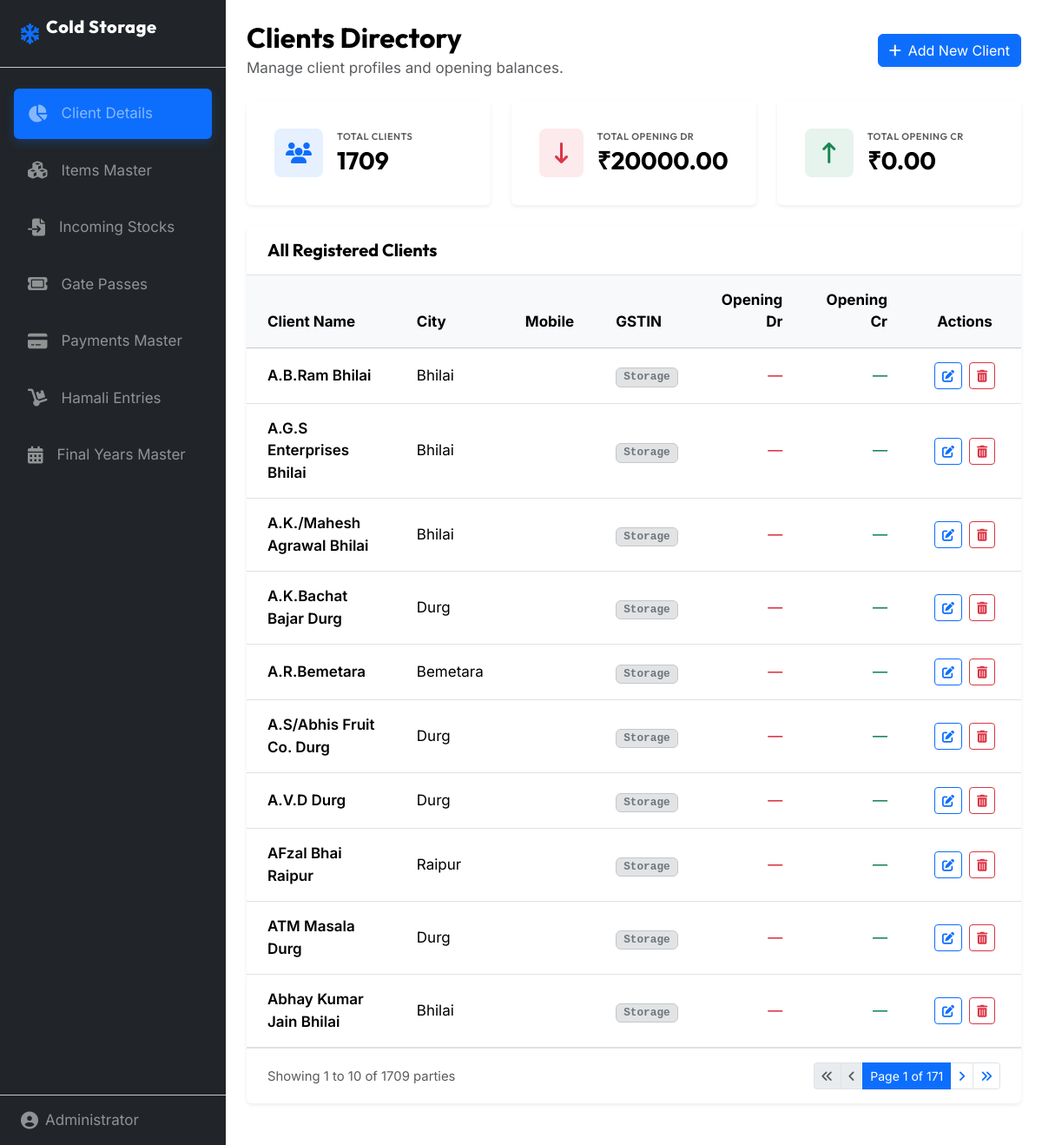
The page / on the database its author committed.
### master/models.py (models this page shows, shortened)
class ClientDetails(models.Model):
    client_name = models.CharField(max_length=200, primary_key=True, db_column='partyname', verbose_name="Name")
    address = models.TextField(blank=True, null=True, verbose_name="Address")
    area = models.CharField(max_length=100, blank=True, null=True, verbose_name="Area")
    client_type = models.CharField(max_length=100, blank=True, null=True, verbose_name="Client Type")
    phone = models.CharField(max_length=15, blank=True, null=True, verbose_name="Phone")
    mobile = models.CharField(max_length=15, blank=True, null=True, verbose_name="Mobile")
    opdr = models.DecimalField(max_digits=12, decimal_places=2, default=0.00, verbose_name="OpDr")
    opcr = models.DecimalField(max_digits=12, decimal_places=2, default=0.00, verbose_name="OpCr")
    crlimit = models.DecimalField(max_digits=12, decimal_places=2, default=0.00, verbose_name="CrLimit")
    crdays = models.IntegerField(default=0, verbose_name="CrDays")
    class Meta:
        verbose_name = "Client Details"
        verbose_name_plural = "Client Details"
        db_table = 'master_clientdetails'
        ordering = ['client_name']
    @property
    def city(self):
        return self.area or ''
    @property
    def gst(self):
        return self.client_type or ''

### master/views.py (the view, shortened to what this page needs)
# urls.py: path('', views.dashboard, name='dashboard'),
def dashboard(request):
    search_query = request.GET.get('search', '').strip()
    client_details_list = ClientDetails.objects.all()
    stats = {
        'total_clients': client_details_list.count(),
        'total_debit': client_details_list.aggregate(total=Sum('opdr'))['total'] or 0.00,
        'total_credit': client_details_list.aggregate(total=Sum('opcr'))['total'] or 0.00,
    }
    paginator = Paginator(client_details_list, 10)
    page_number = request.GET.get('page')
    page_obj = paginator.get_page(page_number)
    context = {
        'page_obj': page_obj,
        'search_query': search_query,
        'stats': stats,
    }
    return render(request, 'master/dashboard.html', context)

### templates/master/dashboard.html (shortened to what this page needs)
{% extends 'base.html' %}
{% load static %}
{% block content %}
<div class="d-flex flex-column flex-md-row justify-content-between align-items-start align-items-md-center mb-4 gap-3 animate-fade-in">
    <div>
        <h1 class="h2 fw-bold text-body-emphasis mb-1">Clients Directory</h1>
        <p class="text-muted mb-0">Manage client profiles and opening balances.</p>
    </div>
    <div>
        <a href="{% url 'client_details_create' %}" class="btn btn-primary d-flex align-items-center gap-2 shadow-sm" id="addClientHeaderBtn">
            <i class="fa-solid fa-plus"></i> Add New Client
        </a>
    </div>
</div>
<div class="row g-4 mb-4 animate-fade-in">
    <div class="col-12 col-md-4">
        <div class="card border-0 shadow-sm h-100 p-3 bg-body">
            <div class="card-body d-flex align-items-center gap-3">
                <div class="rounded-3 p-3 bg-primary bg-opacity-10 text-primary d-flex align-items-center justify-content-center" style="width: 56px; height: 56px;">
                    <i class="fa-solid fa-users fs-4"></i>
                </div>
                <div>
                    <h6 class="text-muted text-uppercase fw-semibold mb-1" style="font-size: 11px; letter-spacing: 0.5px;">Total Clients</h6>
                    <h3 class="fw-bold mb-0 text-body-emphasis" id="stat-total-clients">{{ stats.total_clients }}</h3>
                </div>
            </div>
        </div>
    </div>
    <div class="col-12 col-md-4">
        <div class="card border-0 shadow-sm h-100 p-3 bg-body">
            <div class="card-body d-flex align-items-center gap-3">
                <div class="rounded-3 p-3 bg-danger bg-opacity-10 text-danger d-flex align-items-center justify-content-center" style="width: 56px; height: 56px;">
                    <i class="fa-solid fa-arrow-down-long fs-4"></i>
                </div>
                <div>
                    <h6 class="text-muted text-uppercase fw-semibold mb-1" style="font-size: 11px; letter-spacing: 0.5px;">Total Opening Dr</h6>
                    <h3 class="fw-bold mb-0 text-body-emphasis" id="stat-total-debit">₹{{ stats.total_debit|floatformat:2 }}</h3>
                </div>
            </div>
        </div>
    </div>
    <div class="col-12 col-md-4">
        <div class="card border-0 shadow-sm h-100 p-3 bg-body">
            <div class="card-body d-flex align-items-center gap-3">
                <div class="rounded-3 p-3 bg-success bg-opacity-10 text-success d-flex align-items-center justify-content-center" style="width: 56px; height: 56px;">
                    <i class="fa-solid fa-arrow-up-long fs-4"></i>
                </div>
                <div>
                    <h6 class="text-muted text-uppercase fw-semibold mb-1" style="font-size: 11px; letter-spacing: 0.5px;">Total Opening Cr</h6>
                    <h3 class="fw-bold mb-0 text-body-emphasis" id="stat-total-credit">₹{{ stats.total_credit|floatformat:2 }}</h3>
                </div>
            </div>
        </div>
    </div>
</div>
<div class="card border-0 shadow-sm mb-4 bg-body animate-fade-in">
    <div class="card-header bg-transparent border-bottom py-3 px-4 d-flex justify-content-between align-items-center flex-wrap gap-2">
        <h5 class="fw-bold mb-0 text-body-emphasis">All Registered Clients</h5>
    </div>
    <div class="card-body p-0">
        <div class="table-responsive">
            <table class="table table-hover align-middle mb-0" id="clientsTable">
                <thead class="table-light">
                    <tr>
                        <th class="py-3 px-4">Client Name</th>
                        <th class="py-3 px-4">City</th>
                        <th class="py-3 px-4">Mobile</th>
                        <th class="py-3 px-4">GSTIN</th>
                        <th class="py-3 px-4 text-end">Opening Dr</th>
                        <th class="py-3 px-4 text-end">Opening Cr</th>
                        <th class="py-3 px-4 text-center" style="width: 130px;">Actions</th>
                    </tr>
                </thead>
                <tbody>
                    {% for client in page_obj %}
                    <tr id="client-row-{{ client.pk|slugify }}" data-client-name="{{ client.client_name }}" data-opdr="{{ client.opdr }}" data-opcr="{{ client.opcr }}">
                        <td class="py-3 px-4 fw-semibold text-body-emphasis">{{ client.client_name }}</td>
                        <td class="py-3 px-4">{{ client.city }}</td>
                        <td class="py-3 px-4">{{ client.mobile }}</td>
                        <td class="py-3 px-4">
                            {% if client.gst %}
                                <span class="badge bg-secondary-subtle text-secondary border border-secondary-subtle font-monospace px-2 py-1">{{ client.gst }}</span>
                            {% else %}
                                <span class="text-muted">—</span>
                            {% endif %}
                        </td>
                        <td class="py-3 px-4 text-end text-danger fw-medium">
                            {% if client.opdr > 0 %}
                                ₹{{ client.opdr|floatformat:2 }}
                            {% else %}
                                —
                            {% endif %}
                        </td>
                        <td class="py-3 px-4 text-end text-success fw-medium">
                            {% if client.opcr > 0 %}
                                ₹{{ client.opcr|floatformat:2 }}
                            {% else %}
                                —
                            {% endif %}
                        </td>
                        <td class="py-3 px-4 text-center">
                            <div class="d-flex justify-content-center gap-2">
                                <a href="{% url 'client_details_update' client.pk %}" class="btn btn-sm btn-outline-primary" title="Edit Client">
                                    <i class="fa-solid fa-pen-to-square"></i>
                                </a>
                                <button type="button" class="btn btn-sm btn-outline-danger delete-btn"
                                        data-pk="{{ client.pk }}"
                                        data-name="{{ client.client_name }}"
                                        data-delete-url="{% url 'client_details_delete' client.pk %}"
                                        title="Delete Client">
                                    <i class="fa-solid fa-trash-can"></i>
                                </button>
                            </div>
                        </td>
                    </tr>
                    {% endfor %}
                </tbody>
            </table>
        </div>
    </div>
    {% if page_obj.has_other_pages %}
    <div class="card-footer bg-transparent border-top py-3 px-4 d-flex flex-column flex-sm-row justify-content-between align-items-center gap-3">
        <span class="text-muted small">
            Showing {{ page_obj.start_index }} to {{ page_obj.end_index }} of {{ page_obj.paginator.count }} parties
        </span>
        <nav aria-label="Parties pagination">
            <ul class="pagination pagination-sm mb-0">
                {% if page_obj.has_previous %}
                    <li class="page-item">
                        <a href="?page=1{% if search_query %}&search={{ search_query }}{% endif %}" class="page-link"><i class="fa-solid fa-angles-left"></i></a>
                    </li>
                    <li class="page-item">
                        <a href="?page={{ page_obj.previous_page_number }}{% if search_query %}&search={{ search_query }}{% endif %}" class="page-link"><i class="fa-solid fa-angle-left"></i></a>
                    </li>
                {% else %}
                    <li class="page-item disabled"><span class="page-link"><i class="fa-solid fa-angles-left"></i></span></li>
                    <li class="page-item disabled"><span class="page-link"><i class="fa-solid fa-angle-left"></i></span></li>
                {% endif %}
                <li class="page-item active"><span class="page-link">Page {{ page_obj.number }} of {{ page_obj.paginator.num_pages }}</span></li>
                {% if page_obj.has_next %}
                    <li class="page-item">
                        <a href="?page={{ page_obj.next_page_number }}{% if search_query %}&search={{ search_query }}{% endif %}" class="page-link"><i class="fa-solid fa-angle-right"></i></a>
                    </li>
                    <li class="page-item">
                        <a href="?page={{ page_obj.paginator.num_pages }}{% if search_query %}&search={{ search_query }}{% endif %}" class="page-link"><i class="fa-solid fa-angles-right"></i></a>
                    </li>
                {% else %}
                    <li class="page-item disabled"><span class="page-link"><i class="fa-solid fa-angle-right"></i></span></li>
                    <li class="page-item disabled"><span class="page-link"><i class="fa-solid fa-angles-right"></i></span></li>
                {% endif %}
            </ul>
        </nav>
    </div>
    {% endif %}
</div>
{% endblock %}

### static/css/style.css (style rules this page uses)
body { font-family: 'Inter', sans-serif !important; font-size: 17px; }
h1, h2, h3, h4, h5, h6, .brand-title { font-family: 'Outfit', sans-serif !important; }
.animate-fade-in { animation: fadeIn 0.3s ease forwards; }

### rows shown on the page
ClientDetails: client_name "A.B.Ram Bhilai", city "Bhilai", gst "Storage"
ClientDetails: client_name "A.G.S Enterprises Bhilai", city "Bhilai", gst "Storage"
ClientDetails: client_name "A.K./Mahesh Agrawal Bhilai", city "Bhilai", gst "Storage"
ClientDetails: client_name "A.K.Bachat Bajar Durg", city "Durg", gst "Storage"
ClientDetails: client_name "A.R.Bemetara", city "Bemetara", gst "Storage"
ClientDetails: client_name "A.S/Abhis Fruit Co. Durg", city "Durg", gst "Storage"
ClientDetails: client_name "A.V.D Durg", city "Durg", gst "Storage"
ClientDetails: client_name "AFzal Bhai Raipur", city "Raipur", gst "Storage"
ClientDetails: client_name "ATM Masala Durg", city "Durg", gst "Storage"
ClientDetails: client_name "Abhay Kumar Jain Bhilai", city "Bhilai", gst "Storage"

### other values the page prints
{{ stats.total_clients }} "1709"
{{ stats.total_debit|floatformat:2 }} "20000.00"
{{ stats.total_credit|floatformat:2 }} "0.00"
{{ page_obj.start_index }} "1"
{{ page_obj.end_index }} "10"
{{ page_obj.paginator.count }} "1709"
{{ page_obj.number }} "1"
{{ page_obj.paginator.num_pages }} "171"
